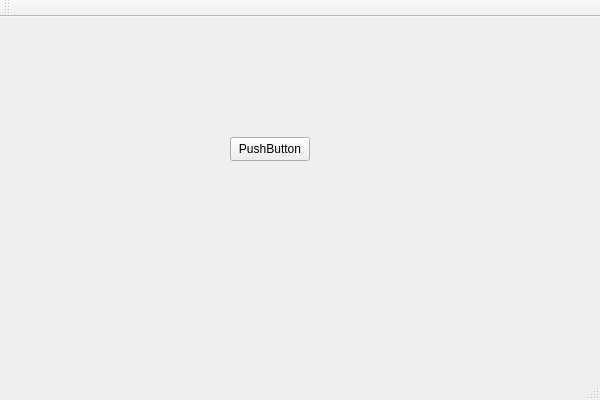
<?xml version="1.0" encoding="UTF-8"?>
<ui version="4.0">
 <class>ClientClass</class>
 <widget class="QMainWindow" name="ClientClass">
  <property name="geometry">
   <rect>
    <x>0</x>
    <y>0</y>
    <width>600</width>
    <height>400</height>
   </rect>
  </property>
  <property name="windowTitle">
   <string>Client</string>
  </property>
  <widget class="QWidget" name="centralWidget">
   <widget class="QPushButton" name="btnShowPlayer">
    <property name="geometry">
     <rect>
      <x>230</x>
      <y>120</y>
      <width>80</width>
      <height>24</height>
     </rect>
    </property>
    <property name="text">
     <string>PushButton</string>
    </property>
   </widget>
  </widget>
  <widget class="QMenuBar" name="menuBar">
   <property name="geometry">
    <rect>
     <x>0</x>
     <y>0</y>
     <width>600</width>
     <height>21</height>
    </rect>
   </property>
  </widget>
  <widget class="QToolBar" name="mainToolBar">
   <attribute name="toolBarArea">
    <enum>TopToolBarArea</enum>
   </attribute>
   <attribute name="toolBarBreak">
    <bool>false</bool>
   </attribute>
  </widget>
  <widget class="QStatusBar" name="statusBar"/>
 </widget>
 <layoutdefault spacing="6" margin="11"/>
 <resources>
  <include location="Client.qrc"/>
 </resources>
 <connections/>
</ui>
